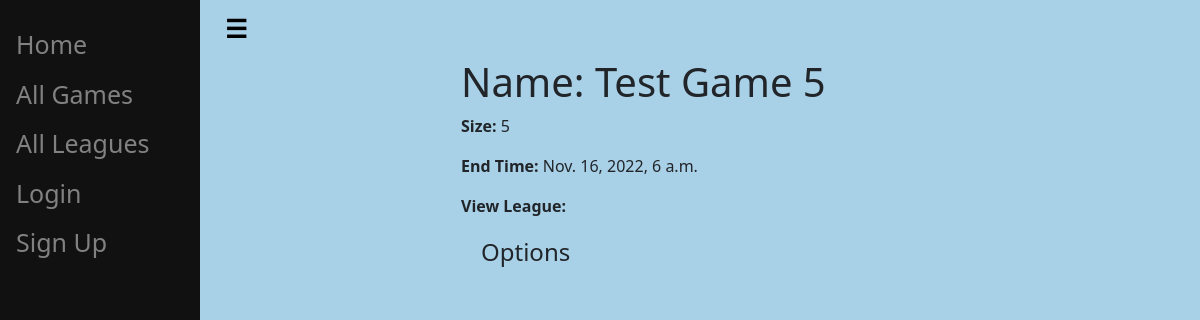
The app's page /accounts/game/3, older data.
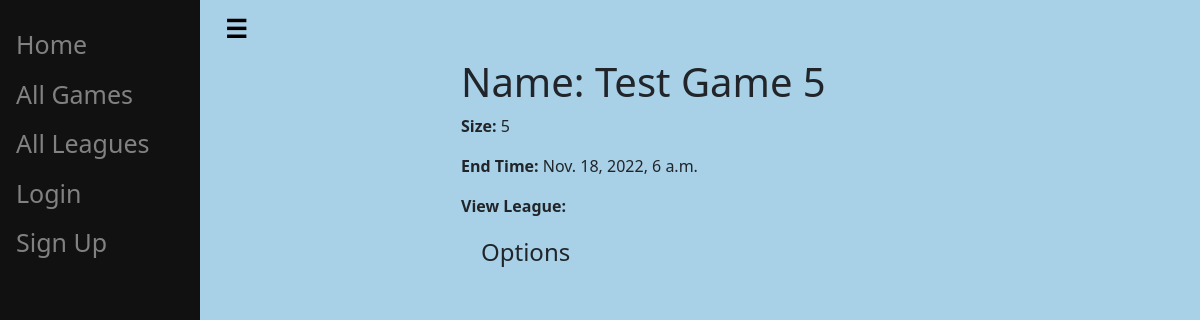
The same page, newer data.
### bingo/models.py (models this page shows, shortened)
class BaseModel(models.Model):
    class Meta:
        abstract = True
    created_at = models.DateTimeField(auto_now=True)
    updated_at = models.DateTimeField(auto_now_add=True)
    deleted_at = models.DateTimeField(null=True, blank=True)

class Game(BaseModel):
    class Meta:
        db_table = 'game'
    SIZE_CHOICES = [(3, 3),
                    (4, 4),
                    (5, 5)]
    id = models.AutoField(primary_key=True)
    name = models.TextField()
    end_time = models.DateTimeField()
    size = models.PositiveSmallIntegerField(default=5, choices=SIZE_CHOICES)

### bingo/views.py (the view)
# urls.py: path('game/<int:pk>', views.GameDetailView.as_view(), name='game-detail'),
class GameDetailView(generic.DetailView):
    model = Game
    template_name = 'game/game_detail.html'

### bingo/templates/game/game_detail.html (shortened to what this page needs)
{% extends "generic/base_generic.html" %}
{% block content %}
    <h1>Name: {{ game.name }}</h1>
    <p><strong>Size:</strong> {{ game.size }}</p>
    <p><strong>End Time:</strong> {{ game.end_time }}</p>
    <p><strong>View League:</strong> <a href="">{{ game.league }}</a></p>
    <div style="margin-left:20px;margin-top:20px">
        <h4>Options</h4>
    </div>
{% endblock %}

Row changes from the older to the newer data that the page shows:
changed Game "Test Game 5": end_time "Nov. 16, 2022, 6 a.m." → "Nov. 18, 2022, 6 a.m."
